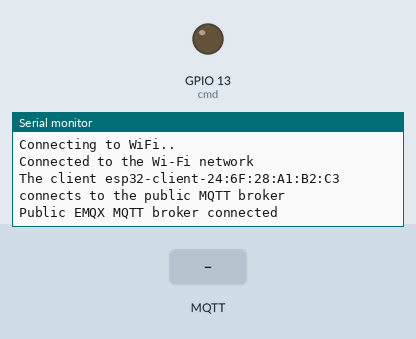
The sketch below on a simulated ESP32. On the bench: output pins drawn as LEDs (lit = HIGH), the last lines printed to the serial monitor. The inputs (shaded band) are chosen by the test bench. WiFi joins after 1.5 s; servers stay silent unless stated; no MQTT or app messages arrive unless stated.

Above: at 2.7 s.
2.8 s: MQTT message "1" arrives on the first subscribed topic
At 4.1 s:
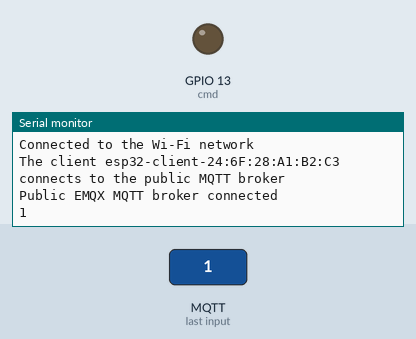
4.5 s: MQTT message "on" arrives on the first subscribed topic
At 5.7 s:
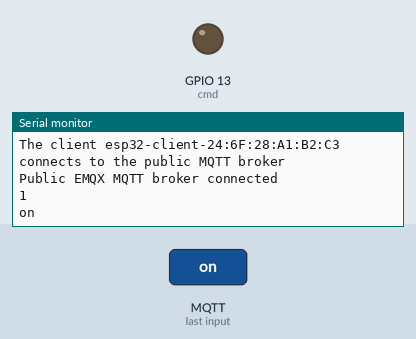
6.0 s: MQTT message "off" arrives on the first subscribed topic
At 7.2 s:
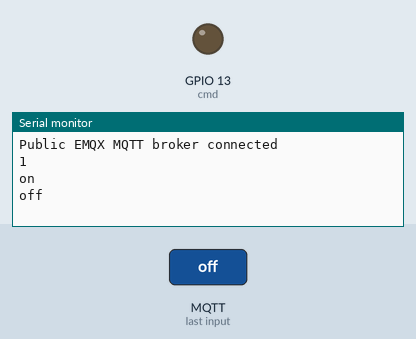

The sketch:

MQTT.ino
```cpp
#include <WiFi.h>
#include <PubSubClient.h>

// WiFi
const char *ssid = "Wi likes Fi"; // Enter your Wi-Fi name
const char *password = "mihiran1";  // Enter Wi-Fi password

// MQTT Broker
const char *mqtt_broker = "137.184.9.146";

const char *topic = "Energy_moniter/moniter_1/phase_A/Power";
const char *phase_A_Power = "Energy_moniter/moniter_1/phase_A/Power";
const char *phase_A_Volatge = "Energy_moniter/moniter_1/phase_A/Voltge";
const char *heart_beat = "Energy_moniter/moniter_1/heart_beat";
const char *status = "topic/status";
const char *mqtt_username = "mihiran";
const char *mqtt_password = "mihiran";
const int mqtt_port = 1883;

WiFiClient espClient;
PubSubClient client(espClient);
const int cmd = 13;

const int status_ = 12;


int status_status;
int status_old = 0;
int status_new;

void setup() {
  pinMode(cmd, OUTPUT);
  pinMode(status_, INPUT);


  digitalWrite(cmd,LOW);
    // Set software serial baud to 115200;
    Serial.begin(115200);
    // Connecting to a WiFi network
    WiFi.begin(ssid, password);
    while (WiFi.status() != WL_CONNECTED) {
        delay(500);
        Serial.println("Connecting to WiFi..");
    }
    Serial.println("Connected to the Wi-Fi network");
    //connecting to a mqtt broker
    client.setServer(mqtt_broker, mqtt_port);
    client.setCallback(callback);
    while (!client.connected()) {
        String client_id = "esp32-client-";
        client_id += String(WiFi.macAddress());
        Serial.printf("The client %s connects to the public MQTT broker\n", client_id.c_str());
        if (client.connect(client_id.c_str(), mqtt_username, mqtt_password)) {
            Serial.println("Public EMQX MQTT broker connected");
        } else {
            Serial.print("failed with state ");
            Serial.print(client.state());
            delay(2000);
        }
    }
    // Publish and subscribe
    client.publish(topic, "100");
    client.subscribe(topic);
}

void callback(char *topic, byte *payload, unsigned int length) {
  String word;
 for (int i = 0; i < length; i++) {
        word += ((char) payload[i]);
    }
    Serial.println(word);
}


void loop() {
  client.publish(heart_beat, "100");
  client.publish(phase_A_Power, "100");
  delay(100);
  client.publish(phase_A_Volatge, "368");
  delay(100);
  client.publish(phase_A_Power, "25");
  delay(100);
  client.publish(phase_A_Volatge, "402");
  delay(100);
  client.publish(phase_A_Power, "2");
  delay(100);
  client.publish(phase_A_Volatge, "400");


  client.loop();
}
```

Measured:
- after the input at 2.8 s, the serial monitor: prints a new line after 0.27 s (image 1)
- after the input at 4.5 s, the serial monitor: prints a new line after 0.08 s (image 2)
- after the input at 6.0 s, the serial monitor: prints a new line after 0.09 s (image 3)
